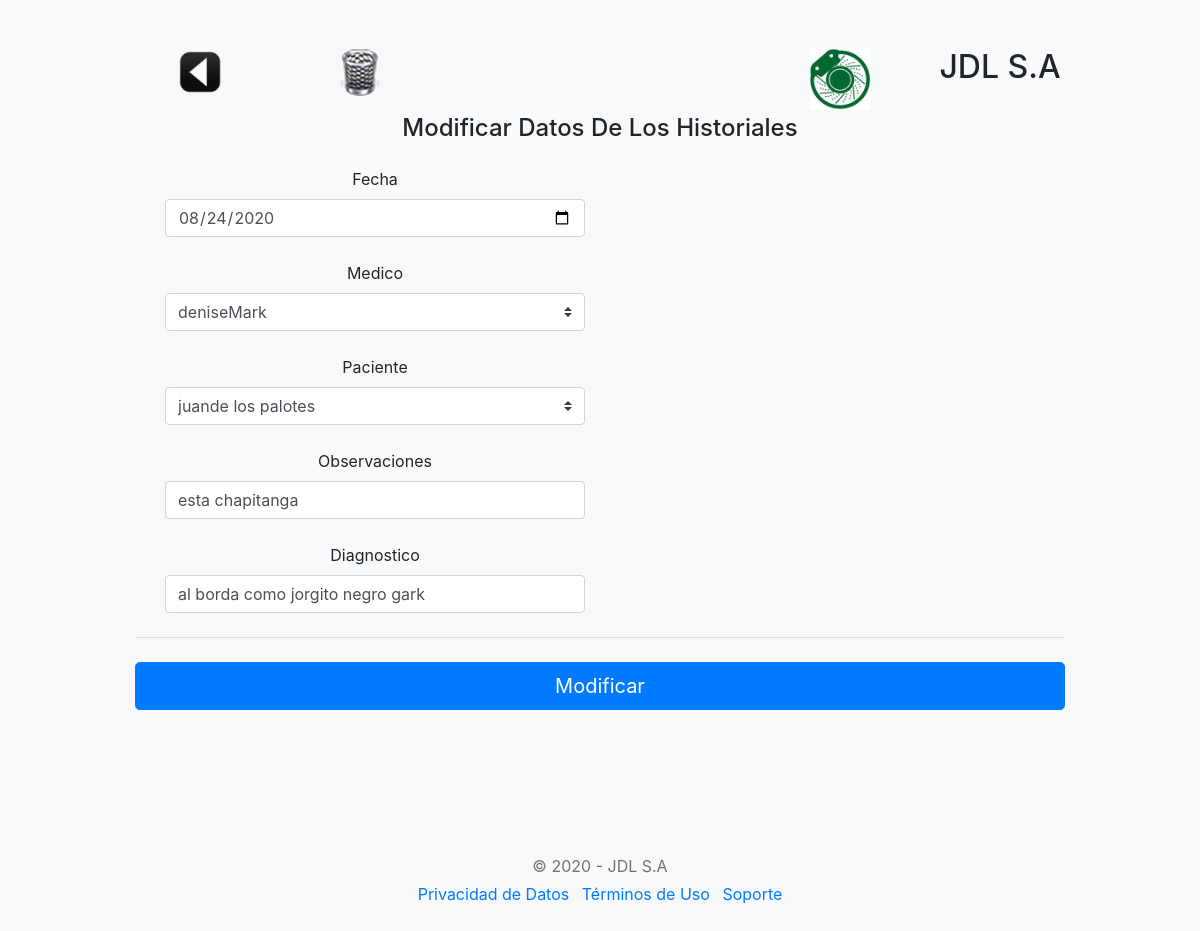
The page /historiales/modifica.php?id_historial=1 on the database its author committed.
### tables this page shows
CREATE TABLE `historiales` (
  `id_historial` int(8) NOT NULL,
  `fecha_historial` date DEFAULT NULL,
  `clinico_historial` varchar(50) DEFAULT NULL,
  `paciente_historial` varchar(50) DEFAULT NULL,
  `observacion_historial` varchar(200) DEFAULT NULL,
  `diagnostico_historial` varchar(200) DEFAULT NULL
);

### historiales/modifica.php (the view, shortened to what this page needs)
<!doctype html>
<html>
<?php
    require "../metodos.php";
?>
  <body class="bg-light">
    <div class="container">
  <div class="py-5 text-center">
  <div class="row">
    <div class="col-sm-2"><h2>
		<img border="0" src="../img/atras.png" width="48" height="48" title="Volver al menú"
							onclick=location.href='../historiales/';
							onKeyPress=location.href='../historiales/';
							style='cursor:pointer';/>
	</h2>
	</div>
    <div class="col-sm-2">
		<img border="0" src="../img/borrar.png" width="48" height="48" title="Eliminar"
						<?php echo " onclick=location.href='"
												. "cuidado.php?id_historial=".$_GET['id_historial'] . "'"; ?>;
						<?php echo " onKeyPress=location.href='"
												. "cuidado.php?id_historial=".$_GET['id_historial'] . "'"; ?>
						style='cursor:pointer';/>
	</div>
	<div class="col-sm-2"></div>
    <div class="col-sm-2"><h2></h2></div>
  <div class="col-sm-2"><img class="d-block mx-auto mb-1" src="../img/disc.jpg" alt="" width="62" height="62"></div>
  <div class="col-sm-2"><h2>JDL S.A</h2></div>
</div>
    <div class="col-md-12 order-md-1">
      <h4 class="mb-4">Modificar Datos De Los Historiales</h4>
      <form class="needs-validation" novalidate action="modi.php" method="POST">
<?php
   require "../conexion.php";
    $sql = "SELECT * from historiales where id_historial = " . $_GET['id_historial'];
	$query = $mysqli->query($sql);
	while($resultado = $query->fetch_assoc()) {
        $historiales[] = $resultado;
    }
    $sql = "SELECT * from clinicos order by id_clinico";
    $query = $mysqli->query($sql);
    while($resultado = $query->fetch_assoc()) {
          $clinicos[] = $resultado;
      }
      $sql = "SELECT * from pacientes order by id_paciente";
      $query = $mysqli->query($sql);
      while($resultado = $query->fetch_assoc()) {
            $pacientes[] = $resultado;
        }
?>
    <div class="col-md-6 mb-4">
            <label for="fecha_historial">Fecha</label>
            <input type="date" class="form-control" name="fecha_historial" placeholder="" value=<?php echo "'".$historiales[0]['fecha_historial']."'" ?> required>
          </div>
          <div class="col-md-6 mb-4">
           <label for="clinico">Medico</label>
           <select class="custom-select d-block w-100" name="clinico_historial" required>
           <?php
				     $long = count($clinicos);
				     for($i=0; $i< $long; $i++){
				     echo "<option";
				     echo " value=" .$clinicos[$i]['nombre_clinico'] .",".$clinicos[$i]['apellido_clinico'] .">";
                 echo $clinicos[$i]['nombre_clinico'];
                 echo $clinicos[$i]['apellido_clinico'];
				     echo "</option>";
             }
				   ?>
            </select>
          </div>
          <div class="col-md-6 mb-4">
           <label for="paciente">Paciente</label>
           <select class="custom-select d-block w-100" name="paciente_historial" required>
           <?php
				     $long = count($pacientes);
				     for($i=0; $i< $long; $i++){
				     echo "<option";
             echo " value=" .$pacientes[$i]['nombre_paciente'] .",".$pacientes[$i]['apellido_paciente'] .">";
                 echo $pacientes[$i]['nombre_paciente'];
                 echo $pacientes[$i]['apellido_paciente'];
				     echo "</option>";
             }
				   ?>
            </select>
          </div>
        <div class="col-md-6 mb-4">
            <label for="observacion_historial">Observaciones</label>
            <input type="text" class="form-control" name="observacion_historial" placeholder="" value=<?php echo "'".$historiales[0]['observacion_historial']."'" ?> required>
          </div>
          <div class="col-md-6 mb-4">
            <label for="diagnostico_historial">Diagnostico</label>
            <input type="text" class="form-control" name="diagnostico_historial" placeholder="" value=<?php echo "'".$historiales[0]['diagnostico_historial']."'" ?> required>
          </div>
		</div>
        <hr class="mb-4">
        <button class="btn btn-primary btn-lg btn-block" type="submit">Modificar</button>
    </div>
  </div>
  <footer class="my-5 pt-5 text-muted text-center text-small">
    <p class="mb-1">&copy; 2020 - JDL S.A</p>
    <ul class="list-inline">
      <li class="list-inline-item"><a href="#">Privacidad de Datos</a></li>
      <li class="list-inline-item"><a href="#">Términos de Uso</a></li>
      <li class="list-inline-item"><a href="#">Soporte</a></li>
    </ul>
  </footer>
</body>
</html>

### js/form-validation.css (style rules this page uses)
.container { max-width: 960px; }

### rows shown on the page
historiales: fecha_historial "08/24/2020", observacion_historial "esta chapitanga", diagnostico_historial "al borda como jorgito negro gark"

### other values the page prints
form field clinico_historial "deniseMark"
form field paciente_historial "juande los palotes"
